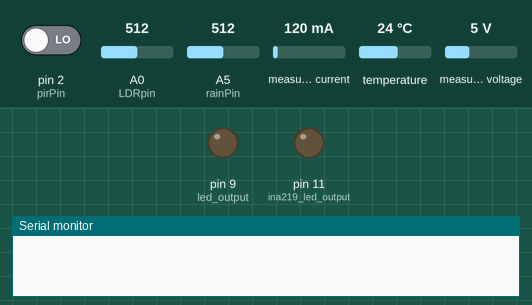
A sketch run on a simulated Arduino Uno, built for the host (arithmetic inside an expression is 32-bit, double 64-bit). Shown: output pins drawn as LEDs (lit = HIGH), the last lines printed to the serial monitor. The test bench sets the inputs (shaded band); at power-on: pin 2 (pirPin) LOW, A0 (LDRpin) = 512, A5 (rainPin) = 512, measured current 120 mA, temperature 24 °C, measured voltage 5 V.

Above: at 0.1 s.
At 4.8 s:
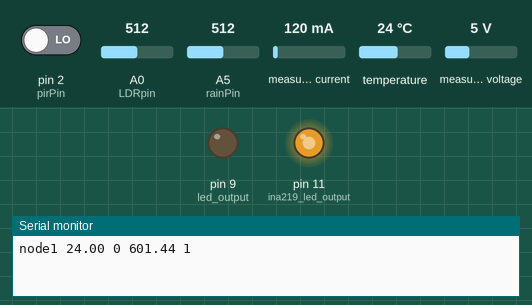
Timing chart, 0 to 6.3 s (numbered marks = the images above):
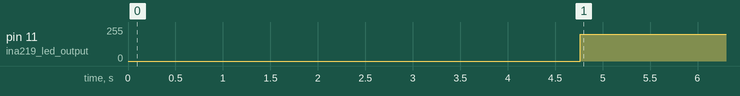

The sketch:

arduino_node.ino
```cpp
/*
  * Author: Francis Eseko
  * Std Num: ESKFRA001
  * University of Cape Town (UCT)
  * Code written for EEE4022S Final Year Project for the Automation of Streetlights
  * This code is written to be compiled and run on an Arduino Uno R3
*/
#include <OneWire.h>
#include <DallasTemperature.h>     //MAX31850 DallasTemp Library
#include <Adafruit_INA219.h>

//Using timers to concurrently control code
unsigned long prevtime_pir = 0;
unsigned long prevtime_ldr = 0;
unsigned long prevtime_rain = 0;
unsigned long prevtime_temp = 0;
unsigned long prevtime_current = 0;
unsigned long prevtime_serial = 0;

//constant assigned measurement intervals in ms. How long till next readings taken.
const unsigned long event_ldr = 3000;       //3s
const unsigned long event_pir = 4000;       //4s
const unsigned long event_rain = 10000;     //10s
const unsigned long event_temp = 4000;     //4s
const unsigned long event_current = 4000;   //4s
const unsigned long event_serial = 4000;    //4s

//DB assigned values - initialisations
String currentread = "";
String tempread = "";
String pirread = "";
String led_status = "1";    //operational LED

//Current sensor initialisation
Adafruit_INA219 ina219;
int ina219_led_output = 11;
int test_brightness = 200;  //testing power consumption with this PWM

//LDR and LED initialisations
int LDRpin = A0;       //Pin A0 where res and LDR connected
int led_output = 9;   //Pin 9 for LED
int ldrvalue = 0;        //Analog pin LDR reading value
int brightness = 0;     //Set PWM brightness for LED to zero

//PIR initialisations
int pirPin = 2;                    //PIR input pin
int pirStat = LOW;                 //PIR status

//Rain sensor initialisation
int rainPin = A5;                  //rain sensor analog input pin
int rainStat = 0;                     //Rain stat

//Temperature sensor initialisation
int ONE_WIRE_BUS = 10;                    //Pin 4 for temperature sensor. Dont forget 5k resistor attachment
OneWire oneWire(ONE_WIRE_BUS);     //setup a OneWire instance to communicate with any OneWire devices
DallasTemperature sensors(&oneWire);  //pass oneWire to Dallas temperature sensor

////Variables
//  bool started= false;
//  bool ended   = false;
//  char incomingByte; //Variable to store the incoming byte
//  char msg[3];  //Message - array from 0 to 2 (3 values - PWM - e.g. 240)
//  byte index;  //Index of array

void setup() {
  uint32_t currentFrequency;
  Serial.begin(9600);            //set serial port for communication
  sensors.begin();
  pinMode(led_output, OUTPUT);   //set pin 9 as an output
  pinMode(LDRpin, INPUT);   //set pin A0 as LDR input
  pinMode(pirPin, INPUT);           //set PIR pin as input
  pinMode(rainPin, INPUT);         //set A5 as rain sensor input
  pinMode(ina219_led_output, OUTPUT);   // set pin 5 as ina219 led output
  ina219.begin();            //initialising ina219
}

void loop() {
  /*
  *PWM ranges from 0 - 255 ; PWM pins: 3 5 6 9 10 11
  *ADC converts analog V from 0-5V into value in range 0-1023
  */
  /*
  while (Serial.available()>0){
    //Read the incoming byte
    incomingByte = Serial.read();
    if(incomingByte == '<')
    {
       started = true;
       index = 0;
       msg[index] = '\0';
     }
     else if(incomingByte == '>')
     {
       ended = true;
       break; }
     //Read the message!
     else
     {
       if(index < 4) // Make sure there is room
       {
         msg[index] = incomingByte; // Add char to array
         index++;
         msg[index] = '\0'; // Add NULL to end
       }}}

   if(started && ended){
     int value = atoi(msg);
     Serial.println(value); //Only for debugging
     index = 0;
     msg[index] = '\0';
     started = false;
     ended = false; }*/
  //end of test code for receiving data
  //beginning of sensor code
  unsigned long currentTime = millis();     //updates frequently

  //LDR event
  if (currentTime - prevtime_ldr >= event_ldr){
    ldrvalue = analogRead(LDRpin);
//    Serial.print("LDR measured value: ");        //print value to serial port
//    Serial.println(ldrvalue);
    if (ldrvalue <= 100){           //darkness
      brightness = 250;
    }else if (ldrvalue <=200){
      brightness = 150;
    }else if (ldrvalue <= 300){
      brightness = 80;
    }else {
      brightness = 0;    //) on bright environments
    }
    if (led_status == 1){
      analogWrite(led_output,  brightness);
    }
    //analogWrite(led_output, brightness);    //PWM: 0 - 255 (0 to 100% duty cycle)
    prevtime_ldr = currentTime;            //update timing for next event
  }

  //PIR event
  if (currentTime - prevtime_pir >= event_pir){    //check if 1s has passed
    pirStat = digitalRead(pirPin);   //read value from PIR
    if (pirStat == HIGH){
      pirread = "1";
      //Serial.println("Motion Detected!");
      prevtime_pir = currentTime;}        //update timing for next motion sensing
    else if(pirStat == LOW){
      pirread = "0";
      //Serial.println("No Motion Detected!");
      prevtime_pir = currentTime; }
  }
//
  //Rain sensor event
  if (currentTime - prevtime_rain >= event_rain){
    rainStat = analogRead(rainPin);  //read value from Rain Sensor
    int range = map(rainStat, 0, 1023, 0, 3);
    switch (range){
      case 0:
        //Serial.println("RAINING");
        if (ldrvalue <= 300){
          analogWrite(led_output,200);
          }
        prevtime_rain = currentTime;
        break;
      case 1:
        //Serial.println("RAIN WARNING");
        prevtime_rain = currentTime;
        break;
      case 2:
        //Serial.println("NOT RAINING");
        prevtime_rain = currentTime;
        break;
      }
  }

  //Temperature sensor event
  if (currentTime - prevtime_temp >= event_temp){
    sensors.requestTemperatures();    //call function to issue global temperature
    tempread = String(sensors.getTempCByIndex(0));
    prevtime_temp = currentTime;
  }

  //Current Sensor event - testing current sensor explicitly
  if (currentTime - prevtime_current >= event_current){
    analogWrite(ina219_led_output, test_brightness);    //PWM: 0 - 255 (0 to 100% duty cycle)
    //switch on LED then measure the values
    float shuntvoltage = 0;
    float busvoltage = 0;
    float current_mA = 0;
    float loadvoltage = 0;
    float power = 0;
    shuntvoltage = ina219.getShuntVoltage_mV();
    busvoltage = ina219.getBusVoltage_V();
    current_mA = ina219.getCurrent_mA();
    loadvoltage = busvoltage + (shuntvoltage / 1000);  //actual voltage on LED
    power = current_mA * loadvoltage;  //power consumed by LED
    currentread = String(power);
//    Serial.print("LED Voltage: "); Serial.print(loadvoltage); Serial.println(" V");
//    Serial.print("Current through LED: "); Serial.print(current_mA); Serial.println(" mA");
//    Serial.print("Power Consumption: "); Serial.print(power); Serial.println(" mW");
//    Serial.println("");

    prevtime_current = currentTime;
  }

  //testing XBee
  if (currentTime - prevtime_serial >= event_serial){
    String value = "node1 "+tempread+" "+pirread+" "+currentread+" "+led_status;
    Serial.println(value);
    prevtime_serial = currentTime;
  }
}
```

Measured:
- by itself, pin 11 (ina219_led_output): 0/255 → 200/255 at 4.8 s
